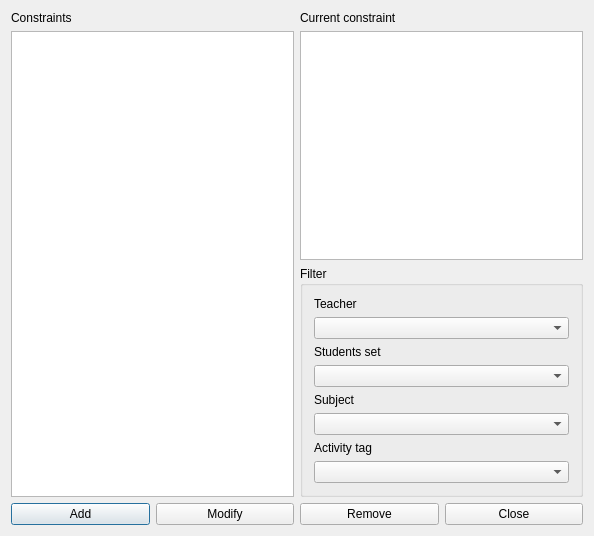
<?xml version="1.0" encoding="UTF-8"?>
<ui version="4.0">
 <class>ConstraintActivitiesMaxInATermForm_template</class>
 <widget class="QDialog" name="ConstraintActivitiesMaxInATermForm_template">
  <property name="geometry">
   <rect>
    <x>0</x>
    <y>0</y>
    <width>594</width>
    <height>536</height>
   </rect>
  </property>
  <property name="windowTitle">
   <string extracomment="This is the title of the dialog to see the list of all constraints of this type">Constraints activities max in a term</string>
  </property>
  <layout class="QGridLayout" name="gridLayout_2">
   <item row="0" column="1">
    <layout class="QVBoxLayout" name="verticalLayout_2">
     <item>
      <widget class="QLabel" name="currentConstraintTextLabel">
       <property name="text">
        <string>Current constraint</string>
       </property>
       <property name="wordWrap">
        <bool>false</bool>
       </property>
      </widget>
     </item>
     <item>
      <widget class="QPlainTextEdit" name="currentConstraintTextEdit"/>
     </item>
    </layout>
   </item>
   <item row="2" column="0" colspan="2">
    <layout class="QHBoxLayout" name="horizontalLayout">
     <item>
      <widget class="QPushButton" name="addConstraintPushButton">
       <property name="text">
        <string>Add</string>
       </property>
      </widget>
     </item>
     <item>
      <widget class="QPushButton" name="modifyConstraintPushButton">
       <property name="text">
        <string>Modify</string>
       </property>
      </widget>
     </item>
     <item>
      <widget class="QPushButton" name="removeConstraintPushButton">
       <property name="text">
        <string>Remove</string>
       </property>
      </widget>
     </item>
     <item>
      <widget class="QPushButton" name="closePushButton">
       <property name="text">
        <string>Close</string>
       </property>
      </widget>
     </item>
    </layout>
   </item>
   <item row="1" column="1">
    <widget class="QGroupBox" name="filterGroupBox">
     <property name="title">
      <string>Filter</string>
     </property>
     <layout class="QGridLayout" name="gridLayout">
      <item row="0" column="0">
       <widget class="QLabel" name="teachersTextLabel">
        <property name="text">
         <string>Teacher</string>
        </property>
        <property name="wordWrap">
         <bool>false</bool>
        </property>
       </widget>
      </item>
      <item row="1" column="0">
       <widget class="QComboBox" name="teachersComboBox"/>
      </item>
      <item row="2" column="0">
       <widget class="QLabel" name="studentsTextLabel">
        <property name="text">
         <string>Students set</string>
        </property>
        <property name="wordWrap">
         <bool>false</bool>
        </property>
       </widget>
      </item>
      <item row="3" column="0">
       <widget class="QComboBox" name="studentsComboBox"/>
      </item>
      <item row="4" column="0">
       <widget class="QLabel" name="subjectsTextLabel">
        <property name="text">
         <string>Subject</string>
        </property>
        <property name="wordWrap">
         <bool>false</bool>
        </property>
       </widget>
      </item>
      <item row="5" column="0">
       <widget class="QComboBox" name="subjectsComboBox"/>
      </item>
      <item row="6" column="0">
       <widget class="QLabel" name="activityTagsTextLabel">
        <property name="text">
         <string>Activity tag</string>
        </property>
        <property name="wordWrap">
         <bool>false</bool>
        </property>
       </widget>
      </item>
      <item row="7" column="0">
       <widget class="QComboBox" name="activityTagsComboBox"/>
      </item>
     </layout>
    </widget>
   </item>
   <item row="0" column="0" rowspan="2">
    <layout class="QVBoxLayout" name="verticalLayout">
     <item>
      <widget class="QLabel" name="constraintsTextLabel">
       <property name="frameShape">
        <enum>QFrame::NoFrame</enum>
       </property>
       <property name="frameShadow">
        <enum>QFrame::Plain</enum>
       </property>
       <property name="text">
        <string>Constraints</string>
       </property>
       <property name="wordWrap">
        <bool>false</bool>
       </property>
      </widget>
     </item>
     <item>
      <widget class="QListWidget" name="constraintsListWidget"/>
     </item>
    </layout>
   </item>
  </layout>
 </widget>
 <layoutdefault spacing="6" margin="11"/>
 <resources/>
 <connections/>
</ui>
